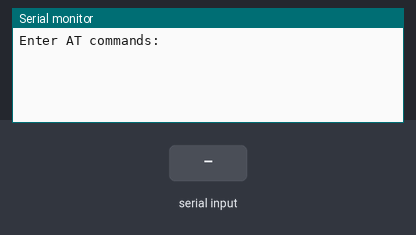
The sketch below on a simulated Arduino Uno, built with avr-gcc and run on an emulated ATmega328P. Shown: the last lines printed to the serial monitor. The inputs (shaded band) are chosen by the test bench.

Above: at 1.2 s.
1.3 s: "1" received over the second serial link
At 2.2 s:
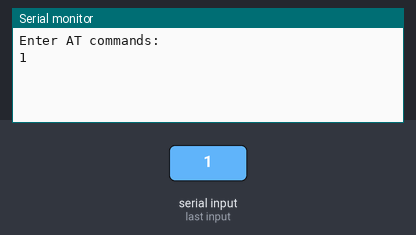
2.8 s: "0" received over the second serial link
At 3.3 s:
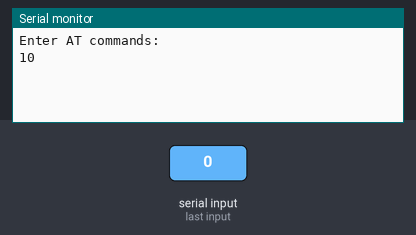

Measured:
- after the input at 1.3 s, the serial monitor: prints a new line at once (image 1)
- after the input at 2.8 s, the serial monitor: prints a new line at once (image 2)

The sketch:

BT_AT_HC-05.ino
```cpp
#include <SoftwareSerial.h>
SoftwareSerial BTSerial(10, 11);  // RX, TX
void setup()
{
 Serial.begin(9600);
 Serial.println("Enter AT commands:");
 BTSerial.begin(38400);  // HC-05 default speed in AT command mode
}
void loop()
{
 // Keep reading from HC-05 and send to Arduino Serial Monitor
 if (BTSerial.available())
 Serial.write(BTSerial.read());

 // Keep reading from Arduino Serial Monitor and send to HC-05
 if (Serial.available())
 BTSerial.write(Serial.read());
}
```
